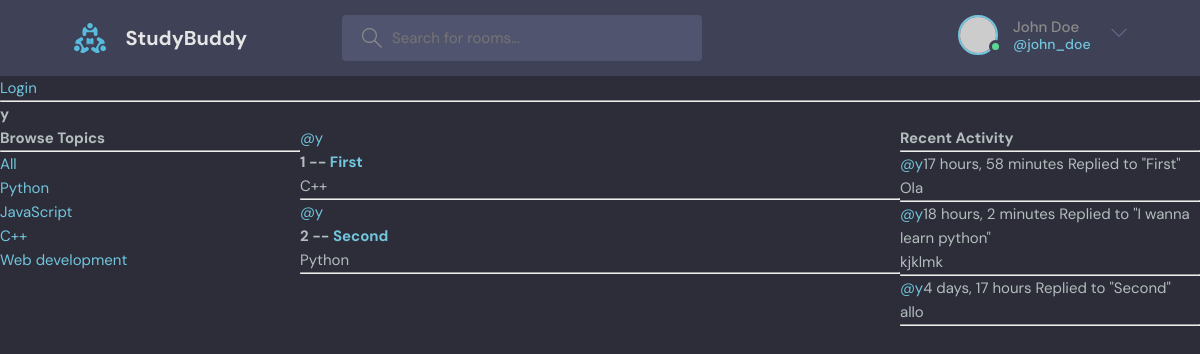
Page /profile/1/ on the earlier database version.
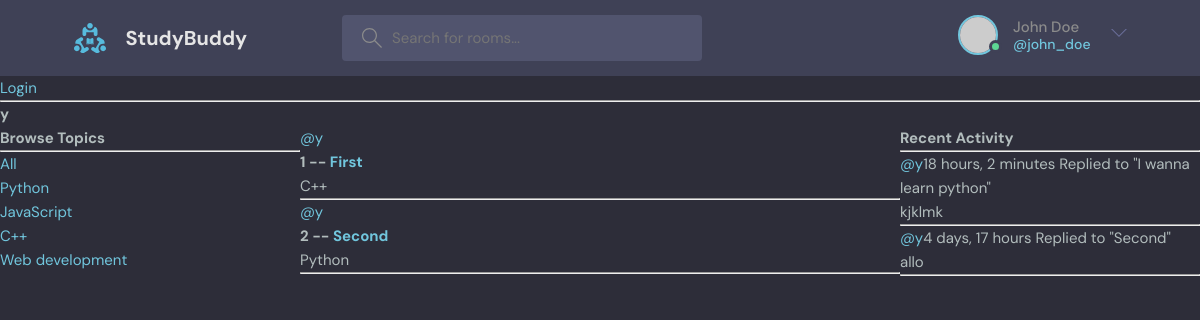
Same page on the later database version.
### base/models.py (models this page shows, shortened)
class Topic(models.Model):
    name = models.CharField(max_length=200)

class Room(models.Model):
    host = models.ForeignKey(User, on_delete=models.SET_NULL, null=True)
    topic = models.ForeignKey(Topic, on_delete=models.SET_NULL, null=True)
    name = models.CharField(max_length=200)
    description = models.TextField(null=True, blank=True)
    participants = models.ManyToManyField(User, related_name='participants', blank=True)
    updated = models.DateTimeField(auto_now=True)
    created = models.DateTimeField(auto_now_add=True)
    class Meta:
        ordering = ['-updated', '-created']
    def __str__(self):
        return self.name

class Message(models.Model):
    user = models.ForeignKey(User, on_delete=models.CASCADE)
    room = models.ForeignKey(Room, on_delete=models.CASCADE)
    body = models.TextField()
    updated = models.DateTimeField(auto_now=True)
    created = models.DateTimeField(auto_now_add=True)
    class Meta:
        ordering = ['-updated', '-created']
    def __str__(self):
        return self.body[0:50]

### base/views.py (the view)
# urls.py: path('profile/<str:pk>/', views.userProfile, name='user-profile'),
def userProfile(request, pk):
    user = User.objects.get(id=pk)
    rooms = user.room_set.all()
    room_messages = user.message_set.all()
    topics = Topic.objects.all()
    context = {'user':user, 'rooms':rooms, 'room_messages':room_messages, 'topics':topics}
    return render(request, 'base/profile.html', context)

### base/templates/base/profile.html (shortened to what this page needs)
{% extends "main.html" %} {% block content %}
<h1>{{user.username}}</h1>
<div class="profile-container">
  <div>{% include "base/topics_component.html" %}</div>
  <div>{% include "base/feed_component.html" %}</div>
  <div>{% include "base/activity_component.html" %}</div>
</div>
{% endblock content %}

### base/templates/base/topics_component.html
<h3>Browse Topics</h3>
<hr />
<div>
  <a href="{% url 'home' %}">All</a>
</div>
{% for topic in topics%}
<div>
  <a href="{% url 'home' %}?q={{topic.name}}">{{topic.name}}</a>
</div>
{% endfor %}

### base/templates/base/feed_component.html (shortened to what this page needs)
<div>
  {% for room in rooms %}
  <div>
    <a href="{% url 'user-profile' room.host.id %}">@{{room.host.username}}</a>
    <h5>{{room.id}} -- <a href="{% url 'room' room.id %}">{{room.name}}</a></h5>
    <small>{{ room.topic.name}}</small>
    <hr />
  </div>
  {%endfor%}
</div>

### base/templates/base/activity_component.html (shortened to what this page needs)
<h3>Recent Activity</h3>
<hr />
{% for message in room_messages %}
<div>
  <small
    ><a href="{% url 'user-profile' message.user.id%}"> @{{message.user}}</a
    >{{message.created|timesince}}
  </small>
  <small>Replied to "{{message.room}}"</small>
  <p>{{message}}</p>
  <hr />
</div>
{% endfor %}

Differences in the rows shown:
removed Message: user "y", created "17 hours, 58 minutes", room "First", body "Ola"
